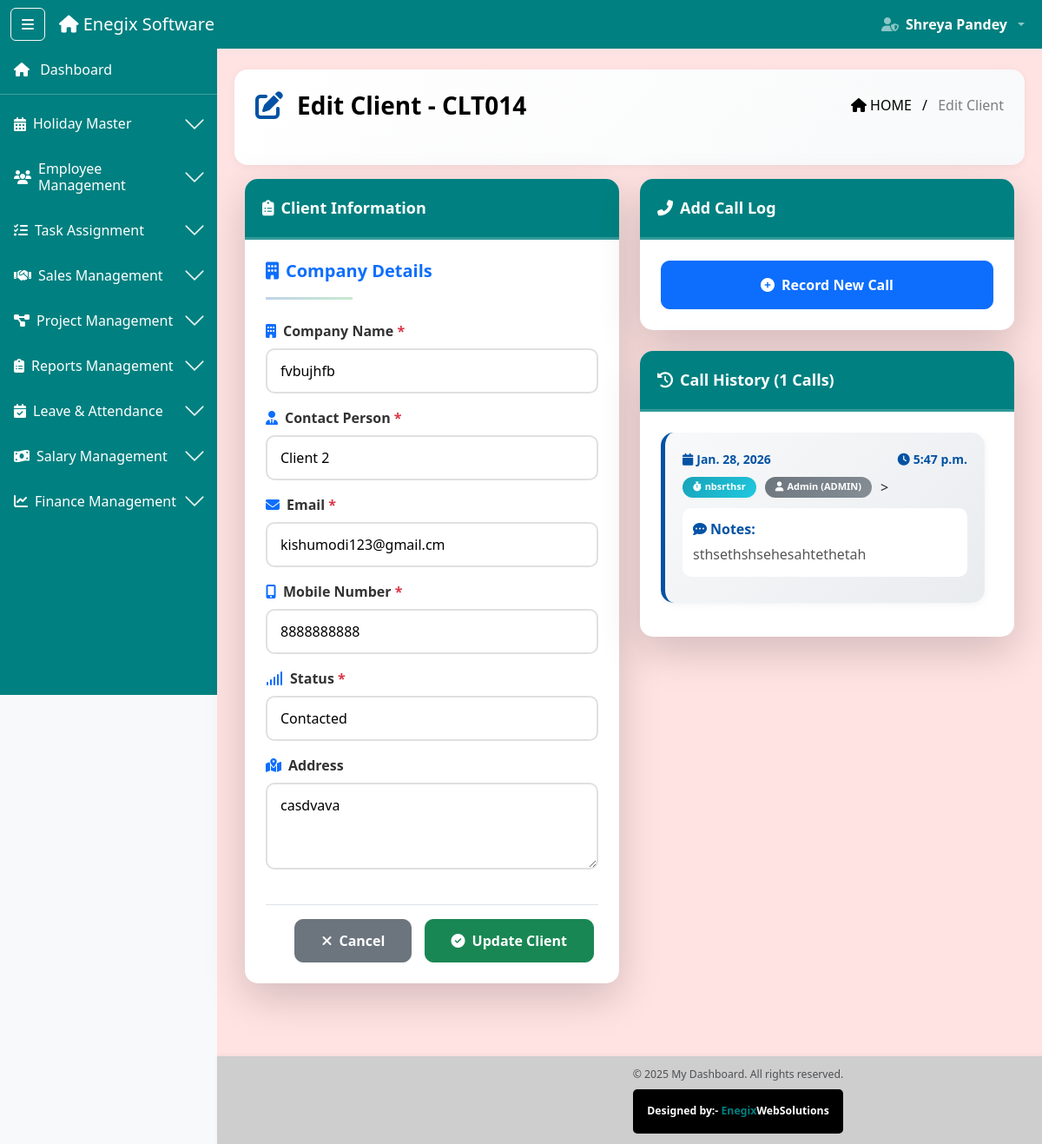
Screenshot of /clients/edit/14/ (signed in) with the database file from the repository.
### software_app/models.py (models this page shows, shortened)
class Client(models.Model):
    STATUS_CHOICES = (
        ('contacted', 'Contacted'),
        ('follow_up', 'Follow Up'),
        ('interested', 'Interested'),
        ('not_interested', 'Not Interested'),
    )
    client_id = models.CharField(max_length=10, unique=True, editable=False)
    company_name = models.CharField(max_length=200)
    contact_person = models.CharField(max_length=100)
    email = models.EmailField(blank=True, null=True)  # ✅ NOW OPTIONAL
    mobile = models.CharField(max_length=15)
    address = models.TextField(blank=True, null=True)
    added_by = models.ForeignKey(Employee, on_delete=models.SET_NULL, null=True, blank=True, related_name='clients_added')
    added_by_name = models.CharField(max_length=100, blank=True, null=True)  # NEW: Store name
    added_by_role = models.CharField(max_length=50, blank=True, null=True)   # NEW: Store role
    status = models.CharField(max_length=20, choices=STATUS_CHOICES, default='contacted')
    total_calls = models.IntegerField(default=0)
    last_call_date = models.DateField(blank=True, null=True)
    created_at = models.DateTimeField(auto_now_add=True)
    updated_at = models.DateTimeField(auto_now=True)
    is_active = models.BooleanField(default=True)

class ClientCallLog(models.Model):
    client = models.ForeignKey(Client, on_delete=models.CASCADE, related_name='call_logs')
    called_by = models.ForeignKey(Employee, on_delete=models.SET_NULL, null=True, blank=True)
    called_by_name = models.CharField(max_length=100, default = "")  # NEW: Always store name
    called_by_role = models.CharField(max_length=50, default = "")   # NEW: Always store role
    call_date = models.DateField()
    call_time = models.TimeField()
    duration = models.CharField(max_length=20, blank=True, null=True)
    notes = models.TextField()
    next_follow_up = models.DateField(blank=True, null=True)
    created_at = models.DateTimeField(auto_now_add=True)
    class Meta:
        ordering = ['-call_date', '-call_time']

### software_app/decorators.py (the view)
        @wraps(view_func)
        def wrapper(request, *args, **kwargs):
            if 'user_id' not in request.session:
                messages.error(request, 'Please login first!')
                return redirect('login')
            user_role = request.session.get('role')
            if user_role not in allowed_roles:
                messages.error(request, 'You do not have permission to access this page!')
                return redirect('dashboard')
            return view_func(request, *args, **kwargs)

### software_app/context_processors.py (called while the page is built)
def user_context(request):
    return {
        'session_user_name': request.session.get('full_name', ''),
        'session_user_role': request.session.get('role', ''),
        'session_user_email': request.session.get('email', ''),
        'is_logged_in': 'user_id' in request.session,
    }

### software_app/views.py (called while the page is built, shortened)
@check_blocked_user
@login_required
@role_required(['sales', 'admin', 'super_admin'])
def edit_client(request, id):
    client = get_object_or_404(Client, id=id)
    user_role = request.session.get('role')
    if user_role == 'sales':
        user_id = request.session.get('user_id')
        if client.added_by_id != user_id:
            messages.error(request, "You can only edit your own clients!")
            return redirect("client_list")
    call_logs = ClientCallLog.objects.filter(client=client)
    return render(request, "sales/edit_client.html", {
        "client": client,
        "call_logs": call_logs
    })

### software_app/templates/sales/edit_client.html (shortened to what this page needs)
{% extends "base2.html" %}
{% load static %}
{% block content %}
<div class="ribbon-header d-flex justify-content-between align-items-center px-4 pb-5 mb-3" style="color: black">
  <div class="d-flex align-items-center">
    <i class="fas fa-edit me-3 fs-2" style="color: #0152a4;"></i>
    <div class="fw-bold fs-3">Edit Client - {{ client.client_id }}</div>
  </div>
  <div class="breadcrumb-text text-end">
    <span class="text-black"><i class="fas fa-home me-1"></i>HOME</span>
    <span class="mx-2 text-black">/</span>
    <span class="text-black-50">Edit Client</span>
  </div>
</div>
<div class="container-fluid mt-2">
  <div class="row">
    <div class="col-md-6">
      <form method="POST" id="clientForm">
        <div class="card shadow-lg mb-4 modern-card">
          <div class="card-header table-title-bar fw-bold text-white d-flex align-items-center">
            <i class="fas fa-clipboard-list me-2"></i>
            Client Information
          </div>
          <div class="card-body p-4">
            <div class="step-header mb-4">
              <h5 class="text-primary"><i class="fas fa-building me-2"></i>Company Details</h5>
              <hr class="title-underline">
            </div>
            <div class="row">
              <div class="col-md-12 mb-3">
                <label class="form-label"><i class="fas fa-building me-2 text-primary"></i>Company Name <span class="text-danger">*</span></label>
                <input type="text" name="company_name" class="form-control modern-input" value="{{ client.company_name }}" required />
              </div>
              <div class="col-md-12 mb-3">
                <label class="form-label"><i class="fas fa-user-tie me-2 text-primary"></i>Contact Person <span class="text-danger">*</span></label>
                <input type="text" name="contact_person" class="form-control modern-input" value="{{ client.contact_person }}" required />
              </div>
            </div>
            <div class="row">
              <div class="col-md-12 mb-3">
                <label class="form-label"><i class="fas fa-envelope me-2 text-primary"></i>Email <span class="text-danger">*</span></label>
                <input type="email" name="email" class="form-control modern-input" value="{{ client.email }}" required />
              </div>
              <div class="col-md-12 mb-3">
                <label class="form-label"><i class="fas fa-mobile-alt me-2 text-primary"></i>Mobile Number <span class="text-danger">*</span></label>
                <input type="tel" name="mobile" class="form-control modern-input" value="{{ client.mobile }}" maxlength="15" required />
              </div>
            </div>
            <div class="row">
              <div class="col-md-12 mb-3">
                <label class="form-label"><i class="fas fa-signal me-2 text-primary"></i>Status <span class="text-danger">*</span></label>
                <select name="status" class="form-control modern-input" required>
                  <option value="contacted" {% if client.status == 'contacted' %}selected{% endif %}>Contacted</option>
                </select>
              </div>
            </div>
            <div class="row">
              <div class="col-md-12 mb-3">
                <label class="form-label"><i class="fas fa-map-marked-alt me-2 text-primary"></i>Address</label>
                <textarea name="address" class="form-control modern-input" rows="3">{{ client.address }}</textarea>
              </div>
            </div>
            <div class="text-end mt-4 pt-3 border-top">
              <a href="{% url 'client_list' %}" class="btn btn-secondary btn-nav">
                <i class="fas fa-times me-2"></i>Cancel
              </a>
              <button type="submit" class="btn btn-success btn-nav">
                <i class="fas fa-check-circle me-2"></i>Update Client
              </button>
            </div>
          </div>
        </div>
      </form>
    </div>
    <div class="col-md-6">
      <div class="card shadow-lg mb-4 modern-card">
        <div class="card-header table-title-bar fw-bold text-white d-flex align-items-center">
          <i class="fas fa-phone-alt me-2"></i>
          Add Call Log
        </div>
        <div class="card-body p-4">
          <a href="{% url 'add_call_log' client.id %}" class="btn btn-primary w-100 btn-add-call">
            <i class="fas fa-plus-circle me-2"></i>Record New Call
          </a>
        </div>
      </div>
      <div class="card shadow-lg mb-4 modern-card">
        <div class="card-header table-title-bar fw-bold text-white d-flex align-items-center">
          <i class="fas fa-history me-2"></i>
          Call History ({{ call_logs.count }} Calls)
        </div>
        <div class="card-body p-4">
          {% if call_logs %}
            <div class="call-log-scroll">
              {% for log in call_logs %}
                <div class="call-log-item">
                  <div class="call-log-header">
                    <span class="call-log-date">
                      <i class="fas fa-calendar me-1"></i>{{ log.call_date }}
                    </span>
                    <span class="call-log-time">
                      <i class="fas fa-clock me-1"></i>{{ log.call_time }}
                    </span>
                  </div>
                  <div class="call-log-meta">
                    <span class="badge badge-call-duration">
                      <i class="fas fa-stopwatch me-1"></i>{{ log.duration|default:"N/A" }}
                    </span>
                    <span class="badge badge-call-by">
                      <i class="fas fa-user me-1"></i>{{ log.called_by_name }} ({{ log.called_by_role|upper }})
                    </span>>
                  </div>
                  <div class="call-log-body">
                    <strong><i class="fas fa-comment-dots me-1"></i>Notes:</strong>
                    <p>{{ log.notes }}</p>
                  </div>
                </div>
              {% endfor %}
            </div>
          {% else %}
            <div class="text-center text-muted py-4">
              <i class="fas fa-phone-slash fa-3x mb-3"></i>
              <p>No call history available yet.</p>
            </div>
          {% endif %}
        </div>
      </div>
    </div>
  </div>
</div>
{% endblock %}

### software_app/static/css/style.css (style rules this page uses)
body { min-height: 100vh; background-color: #f8f9fa; transition: margin-left 0.3s ease; display: flex; flex-direction: column; }
html, body { overflow-x: hidden; width: 100%; }
.table-title-bar { background-color:#008080; }

### software_app/templates/sales/edit_client.html (style rules this page uses)
.modern-card { border-radius: 15px; border: none; overflow: hidden; }
.modern-input { border: 2px solid #e0e0e0 !important; border-radius: 10px; padding: 12px 15px; transition: all 0.3s ease; color: #000; }
.form-label { font-weight: 600; color: #333; margin-bottom: 8px; }
.step-header h5 { font-weight: 700; display: inline-flex; align-items: center; }
.title-underline { width: 100px; height: 3px; background: linear-gradient(to right, #0152a4, #28a745); border: none; margin-top: 10px; }
.btn-nav { padding: 12px 30px; border-radius: 10px; font-weight: 600; transition: all 0.3s ease; margin: 0 5px; }
.btn-add-call { padding: 15px; border-radius: 10px; font-weight: 600; font-size: 16px; }
.card-header.table-title-bar { padding: 20px; font-size: 18px; border-bottom: 3px solid rgba(255,255,255,0.2); }
.ribbon-header { background: linear-gradient(135deg, #ffffff 0%, #f8f9fa 100%); border-radius: 15px; padding: 20px; margin-bottom: 20px; box-shadow: 0 2px 10px rgba(0,0,0,0.05); }
.call-log-scroll { max-height: 600px; overflow-y: auto; padding-right: 10px; }
.call-log-item { background: linear-gradient(135deg, #f8f9fa 0%, #e9ecef 100%); border-radius: 15px; padding: 20px; margin-bottom: 15px; border-left: 5px solid #0152a4; transition: all 0.3s ease; box-shadow: 0 2px 8px rgba(0,0,0,0.05); }
.call-log-header { display: flex; justify-content: space-between; align-items: center; margin-bottom: 10px; font-weight: 600; color: #0152a4; font-size: 14px; }
.call-log-meta { display: flex; gap: 10px; margin-bottom: 12px; }
.badge-call-duration { background: linear-gradient(135deg, #17a2b8 0%, #20c9e0 100%); color: white; padding: 5px 12px; border-radius: 15px; font-size: 11px; font-weight: 600; }
.badge-call-by { background: linear-gradient(135deg, #6c757d 0%, #868e96 100%); color: white; padding: 5px 12px; border-radius: 15px; font-size: 11px; font-weight: 600; }
.call-log-body { background: white; padding: 12px; border-radius: 10px; margin-bottom: 10px; }
.call-log-body strong { color: #0152a4; display: block; margin-bottom: 5px; }
.call-log-body p { margin: 0; color: #555; line-height: 1.6; }

### rows the page displays
Client: client_id "CLT014", company_name "fvbujhfb", contact_person "Client 2", email "kishumodi123@gmail.cm", mobile "8888888888", status "Contacted", address "casdvava"
ClientCallLog: call_date "Jan. 28, 2026", call_time "5:47 p.m.", duration "nbsrthsr", called_by_name "Admin", called_by_role "ADMIN", notes "sthsethshsehesahtethetah"

### other values shown
{{ request.session.full_name }} "Shreya Pandey"
{{ call_logs.count }} "1"
